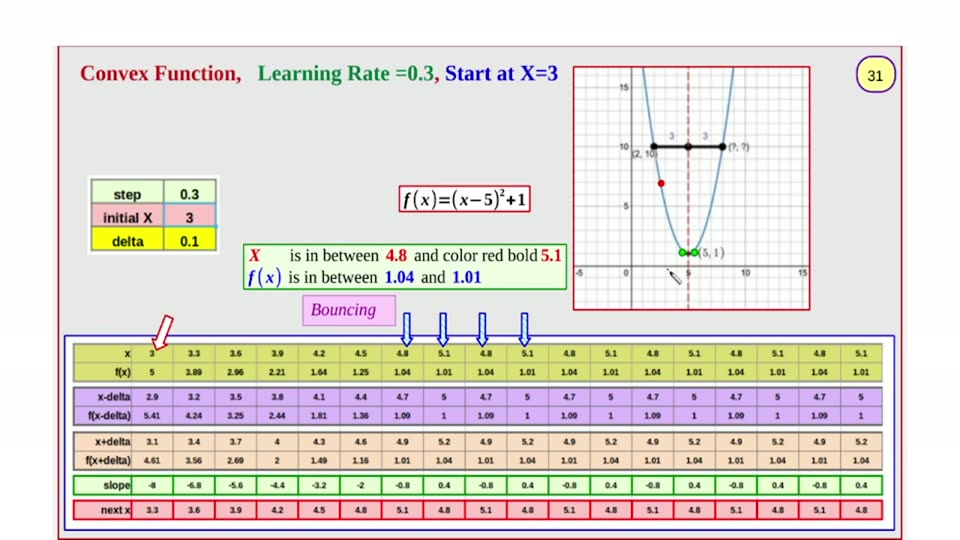
#> input picture videos/machine-learning/03_ridger_regression_gradient_descent/unique_slides/slide_031.jpg, 960 x 540 px
$ python scratch_measure4_031.py
#> lines starting #> are read from the running program, lines starting #| are printed output that depends on the picture; after the words box and inside, x2 and y2 are one past the last pixel; in counts of white or black regions, pixels touching at a corner belong together
import numpy as np
from PIL import Image

im = Image.open('unique_slides/slide_031.jpg').convert('RGB')
#> im is the input picture: PIL image 960x540 RGB; mean R, G, B 225.5, 220.6, 213.7
a = np.asarray(im).astype(int)
H, W, _ = a.shape
#> H = 540; W = 960

# Red-bordered boxes: FF0000-ish borders. Find red-ish pixels grouped by bbox.
red = (a[:, :, 0] > 120) & (a[:, :, 1] < 90) & (a[:, :, 2] < 90)
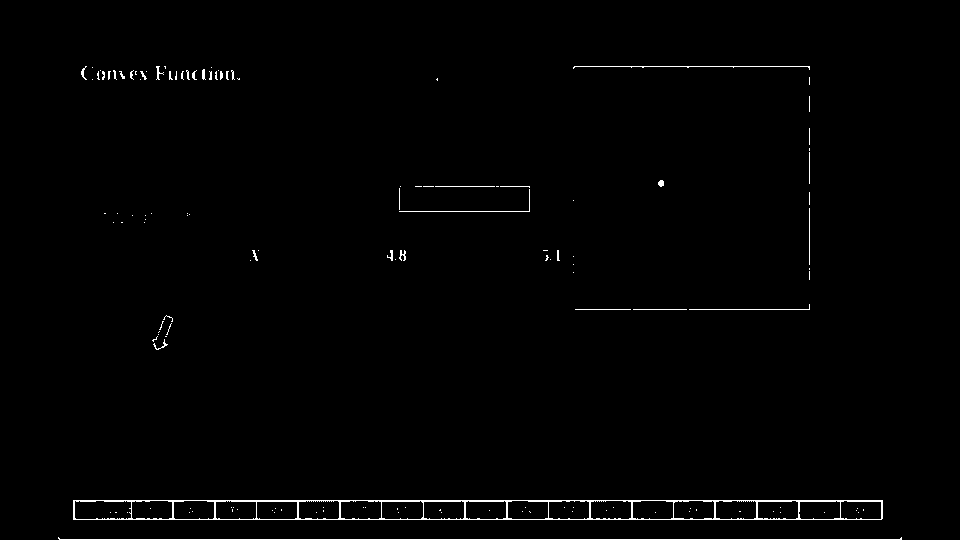
#> red: shape (540, 960) bool; 1.1% white in thin lines or dots, all inside (x1, y1, x2, y2) = (58, 66, 902, 540)
print('=== red-ish components (boxes / arrows / dashed lines) ===')
seen = np.zeros((H, W), bool)
from collections import deque
for y0 in range(H):
    for x0 in range(W):
        if red[y0, x0] and not seen[y0, x0]:
            q = deque([(y0, x0)]); seen[y0, x0] = True
            pts = []
            while q:
                cy, cx = q.popleft(); pts.append((cy, cx))
                for dy in (-1, 0, 1):
                    for dx in (-1, 0, 1):
                        ny, nx = cy + dy, cx + dx
                        if 0 <= ny < H and 0 <= nx < W and red[ny, nx] and not seen[ny, nx]:
                            seen[ny, nx] = True; q.append((ny, nx))
            if len(pts) < 60:
                continue
            ys = [p[0] for p in pts]; xs = [p[1] for p in pts]
            print('  n=%5d  x %d..%d  y %d..%d' % (len(pts), min(xs), max(xs), min(ys), max(ys)))

# Purple text
purple = (a[:, :, 2] > 90) & (a[:, :, 0] > 60) & (a[:, :, 0] < 150) & (a[:, :, 1] < 80)
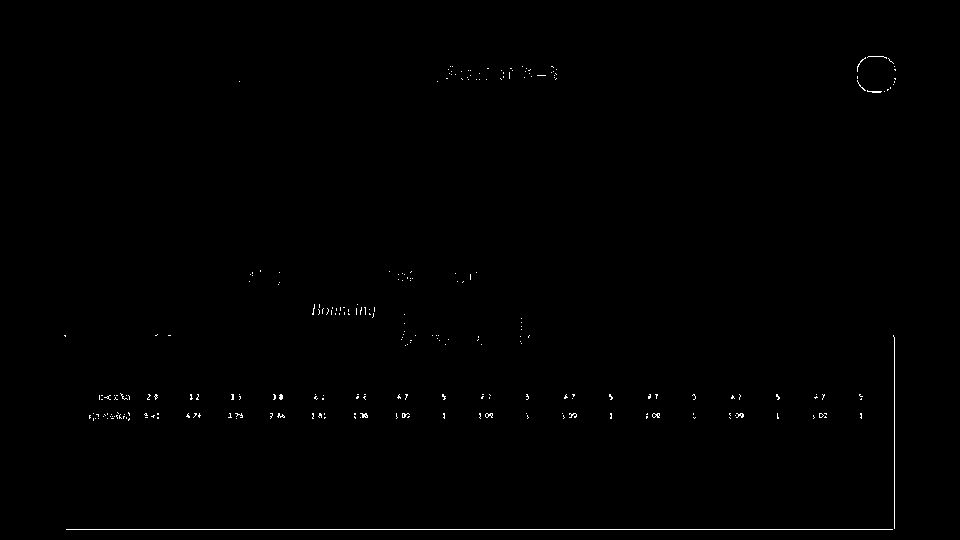
#> purple: shape (540, 960) bool; 0.42% white in thin lines or dots, all inside (x1, y1, x2, y2) = (64, 56, 896, 530)
ys, xs = np.nonzero(purple[:340, :])
#> ys = 358 values from 56 to 339; xs = 358 values, max 895 at index 63, min 64 at index 330, mean 550
if len(xs):
    print('=== purple (Bouncing + arrow) above y340: bbox x %d..%d y %d..%d n=%d' % (xs.min(), xs.max(), ys.min(), ys.max(), len(xs)))
#| === purple (Bouncing + arrow) above y340: bbox x 64..895 y 56..339 n=358

# Title text bbox (colored, top-left)
print('=== title band ink (y 50..120, x 50..500) ===')
band = a[50:125, 50:520]
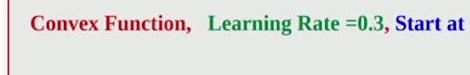
#> band: shape (75, 470, 3) int64; mean R, G, B 221.7, 221.8, 220
gray = (abs(band[:, :, 0] - 233) < 16) & (abs(band[:, :, 1] - 233) < 16) & (abs(band[:, :, 2] - 231) < 18)
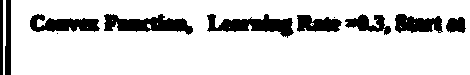
#> gray: shape (75, 470) bool; 84.4% white; 11 black regions (2 under 20 px), largest, box (x1, y1, x2, y2) and area: (104, 14, 193, 35) 1076, (207, 14, 294, 38) 1054, (30, 14, 100, 32) 791
ink = ~gray
ys, xs = np.nonzero(ink)
#> ys = 5487 values from 0 to 74; xs = 5487 values, max 465 at index 4188, min 0 at index 0, mean 221.7
if len(xs):
    print('  ink bbox x %d..%d  y %d..%d' % (50 + xs.min(), 50 + xs.max(), 50 + ys.min(), 50 + ys.max()))
#|   ink bbox x 50..515  y 50..124

$ run again, with videos/machine-learning/03_ridger_regression_gradient_descent/unique_slides/slide_001.jpg copied over videos/machine-learning/03_ridger_regression_gradient_descent/unique_slides/slide_031.jpg
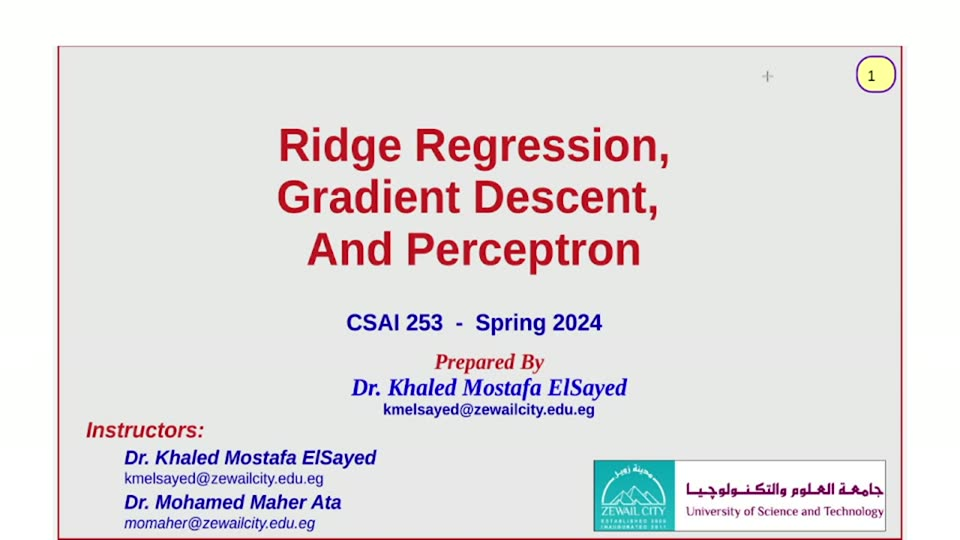
#> input picture videos/machine-learning/03_ridger_regression_gradient_descent/unique_slides/slide_001.jpg, 960 x 540 px
#> im is the input picture: PIL image 960x540 RGB; mean R, G, B 227.8, 223.9, 225.4
#> `red = (a[:, :, 0] > 120) & (a[:, :, 1] < 90) & (a[:, :, 2] < 90)`:
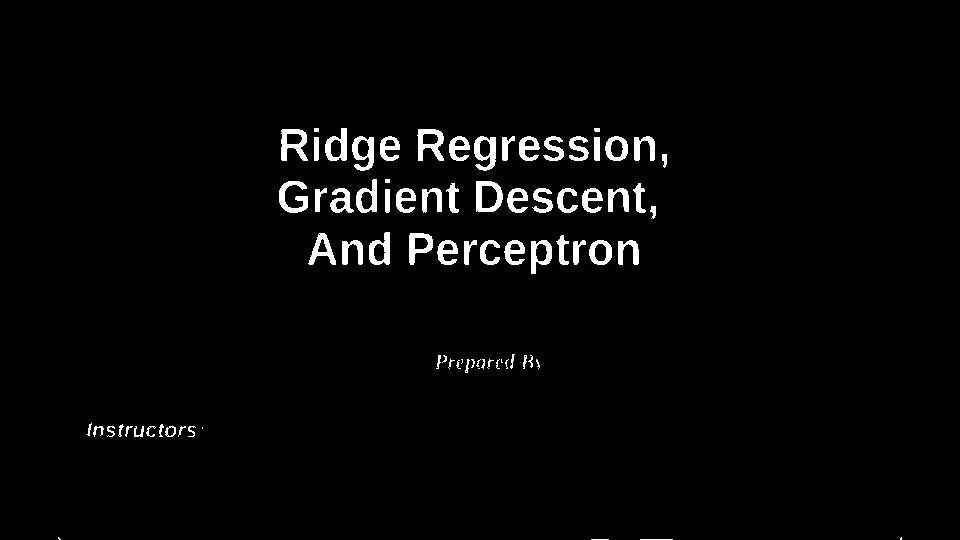
#> red: shape (540, 960) bool; 2.6% white; 82 white regions (14 under 20 px), largest, box (x1, y1, x2, y2) and area: (281, 129, 308, 161) 474, (417, 129, 444, 161) 467, (476, 181, 503, 212) 455
#> purple: shape (540, 960) bool; 0.29% white in thin lines or dots, all inside (x1, y1, x2, y2) = (125, 56, 896, 531)
#> `ys, xs = np.nonzero(purple[:340, :])`: ys = 302 values from 56 to 334; xs = 302 values, max 895 at index 42, min 349 at index 140, mean 622.4
#| === purple (Bouncing + arrow) above y340: bbox x 349..895 y 56..334 n=302
#> `gray = (abs(band[:, :, 0] - 233) < 16) & (abs(band[:, :, 1] - 233) < 1..`:
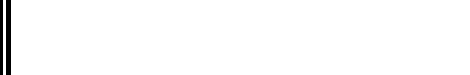
#> gray: shape (75, 470) bool; 98.3% white; 2 black regions, box (x1, y1, x2, y2) and area: (6, 0, 11, 75) 375, (0, 0, 3, 75) 225
#> `ys, xs = np.nonzero(ink)`: ys = 600 values from 0 to 74; xs = 600 values, max 10 at index 7, min 0 at index 0, mean 5.38
#|   ink bbox x 50..60  y 50..124

$ run again, with videos/machine-learning/03_ridger_regression_gradient_descent/unique_slides/slide_002.jpg copied over videos/machine-learning/03_ridger_regression_gradient_descent/unique_slides/slide_031.jpg
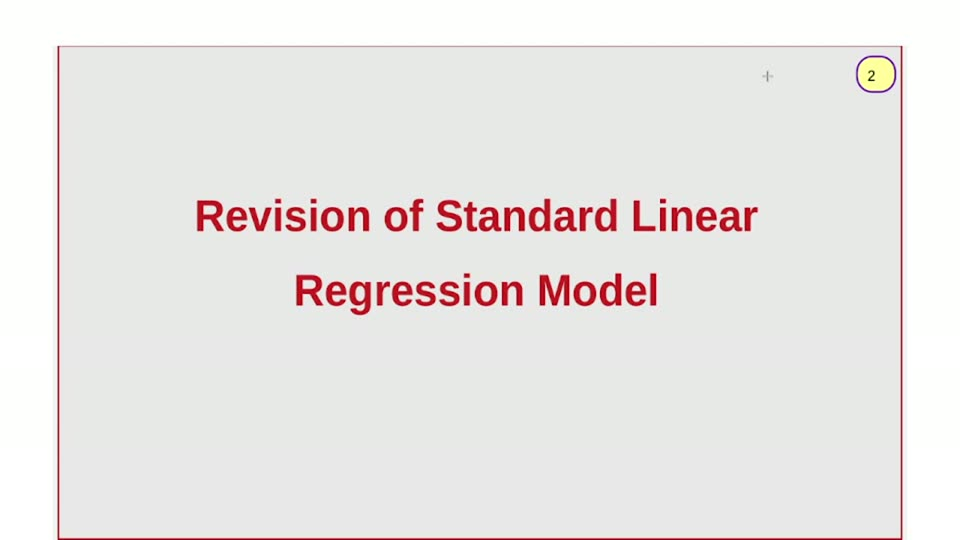
#> input picture videos/machine-learning/03_ridger_regression_gradient_descent/unique_slides/slide_002.jpg, 960 x 540 px
#> im is the input picture: PIL image 960x540 RGB; mean R, G, B 233.9, 230.3, 228.7
#> `red = (a[:, :, 0] > 120) & (a[:, :, 1] < 90) & (a[:, :, 2] < 90)`:
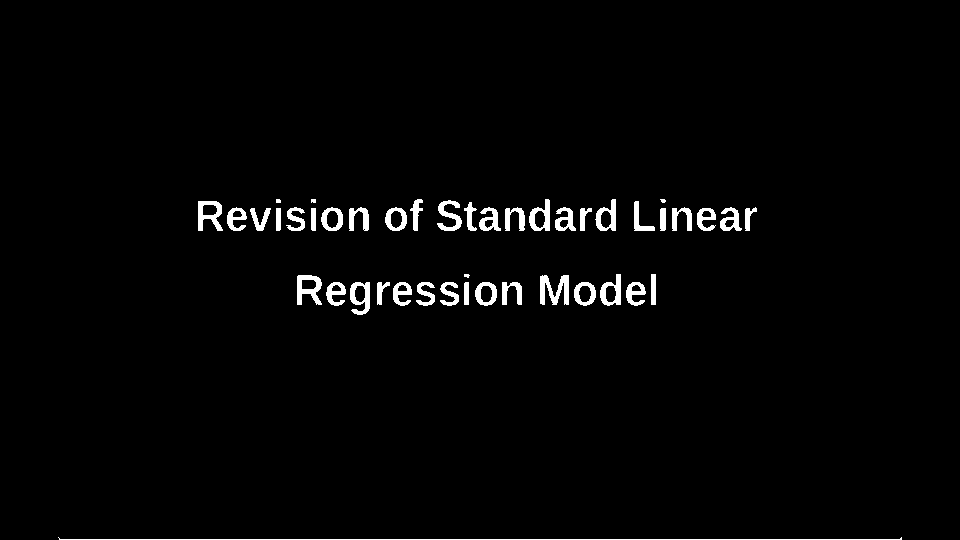
#> red: shape (540, 960) bool; 2.1% white; 44 white regions (4 under 20 px), largest, box (x1, y1, x2, y2) and area: (58, 537, 902, 540) 848, (540, 275, 569, 305) 516, (297, 275, 322, 305) 426
#> purple: shape (540, 960) bool; 0.02% white in thin lines or dots, all inside (x1, y1, x2, y2) = (857, 56, 896, 93)
#> `ys, xs = np.nonzero(purple[:340, :])`: ys = 112 values from 56 to 92; xs = 112 values, max 895 at index 48, min 857 at index 41, mean 873.6
#| === purple (Bouncing + arrow) above y340: bbox x 857..895 y 56..92 n=112
#> `gray = (abs(band[:, :, 0] - 233) < 16) & (abs(band[:, :, 1] - 233) < 1..`:
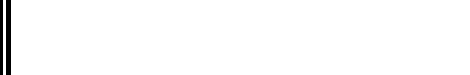
#> gray: shape (75, 470) bool; 98.3% white; 2 black regions, box (x1, y1, x2, y2) and area: (6, 0, 11, 75) 375, (0, 0, 3, 75) 225
#> `ys, xs = np.nonzero(ink)`: ys = 600 values from 0 to 74; xs = 600 values, max 10 at index 7, min 0 at index 0, mean 5.38
#|   ink bbox x 50..60  y 50..124

$ run again, with videos/machine-learning/03_ridger_regression_gradient_descent/unique_slides/slide_003.jpg copied over videos/machine-learning/03_ridger_regression_gradient_descent/unique_slides/slide_031.jpg
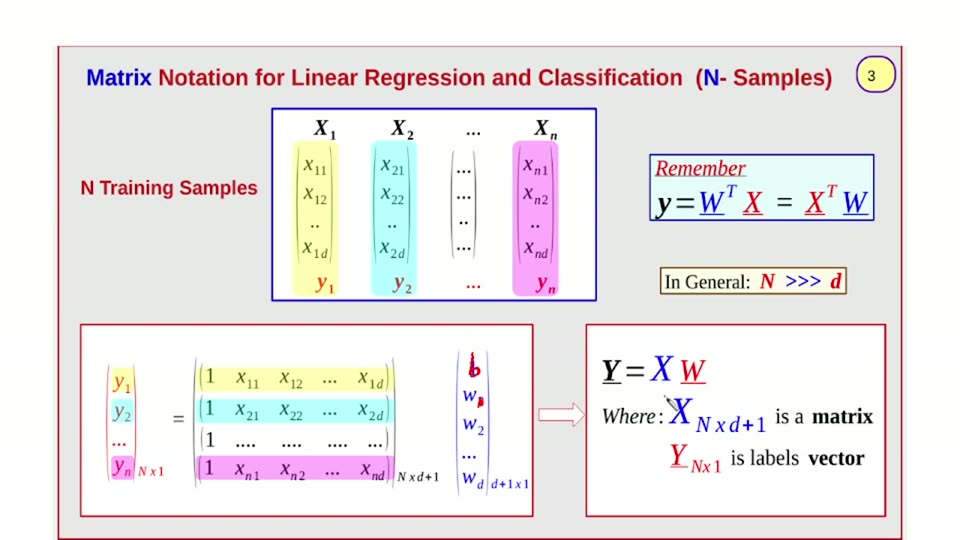
#> input picture videos/machine-learning/03_ridger_regression_gradient_descent/unique_slides/slide_003.jpg, 960 x 540 px
#> im is the input picture: PIL image 960x540 RGB; mean R, G, B 236.7, 232.9, 233.6
#> `red = (a[:, :, 0] > 120) & (a[:, :, 1] < 90) & (a[:, :, 2] < 90)`:
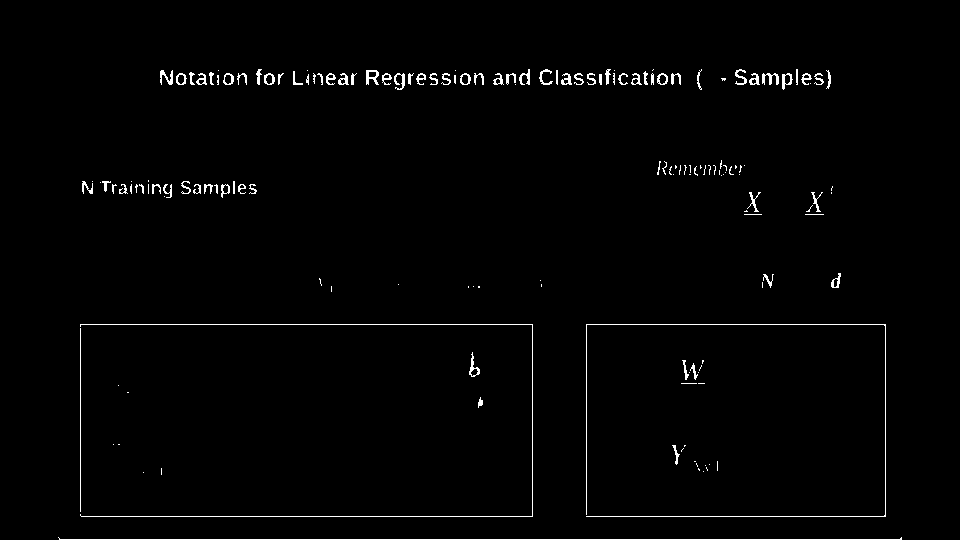
#> red: shape (540, 960) bool; 1.5% white in thin lines or dots, all inside (x1, y1, x2, y2) = (58, 69, 902, 540)
#> purple: shape (540, 960) bool; 0.19% white in thin lines or dots, all inside (x1, y1, x2, y2) = (80, 56, 896, 514)
#> `ys, xs = np.nonzero(purple[:340, :])`: ys = 694 values from 56 to 300; xs = 694 values, max 895 at index 48, min 90 at index 65, mean 535.6
#| === purple (Bouncing + arrow) above y340: bbox x 90..895 y 56..300 n=694
#> `gray = (abs(band[:, :, 0] - 233) < 16) & (abs(band[:, :, 1] - 233) < 1..`:
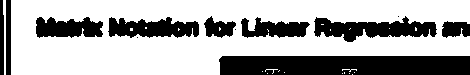
#> gray: shape (75, 470) bool; 68% white; 12 black regions (3 under 20 px), largest, box (x1, y1, x2, y2) and area: (219, 56, 470, 75) 4702, (314, 16, 437, 42) 1784, (108, 17, 199, 38) 1343
#> `ys, xs = np.nonzero(ink)`: ys = 11264 values from 0 to 74; xs = 11264 values, max 469 at index 1691, min 0 at index 0, mean 273.3
#|   ink bbox x 50..519  y 50..124
